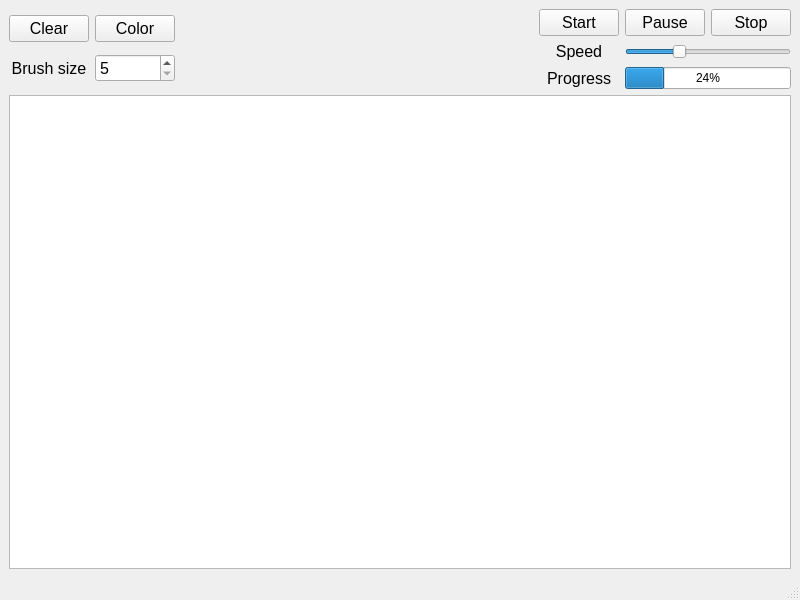
<?xml version="1.0" encoding="UTF-8"?>
<ui version="4.0">
 <class>MainWindow</class>
 <widget class="QMainWindow" name="MainWindow">
  <property name="geometry">
   <rect>
    <x>0</x>
    <y>0</y>
    <width>800</width>
    <height>600</height>
   </rect>
  </property>
  <property name="windowTitle">
   <string>MainWindow</string>
  </property>
  <widget class="QWidget" name="centralwidget">
   <layout class="QGridLayout" name="gridLayout_3">
    <item row="0" column="0">
     <layout class="QGridLayout" name="UpPanel">
      <item row="1" column="2">
       <layout class="QGridLayout" name="RecordPanel">
        <item row="0" column="0">
         <widget class="QPushButton" name="pushButton_Play_Recoding">
          <property name="font">
           <font>
            <pointsize>12</pointsize>
           </font>
          </property>
          <property name="text">
           <string>Start</string>
          </property>
         </widget>
        </item>
        <item row="0" column="1">
         <widget class="QPushButton" name="pushButton_Pause_Recoding">
          <property name="font">
           <font>
            <pointsize>12</pointsize>
           </font>
          </property>
          <property name="text">
           <string>Pause</string>
          </property>
         </widget>
        </item>
        <item row="0" column="2">
         <widget class="QPushButton" name="pushButton_Stop_Recoding">
          <property name="font">
           <font>
            <pointsize>12</pointsize>
           </font>
          </property>
          <property name="text">
           <string>Stop</string>
          </property>
         </widget>
        </item>
        <item row="1" column="0">
         <widget class="QLabel" name="label">
          <property name="font">
           <font>
            <pointsize>12</pointsize>
           </font>
          </property>
          <property name="text">
           <string>Speed</string>
          </property>
          <property name="alignment">
           <set>Qt::AlignCenter</set>
          </property>
         </widget>
        </item>
        <item row="2" column="0">
         <widget class="QLabel" name="label_2">
          <property name="font">
           <font>
            <pointsize>12</pointsize>
           </font>
          </property>
          <property name="text">
           <string>Progress</string>
          </property>
          <property name="alignment">
           <set>Qt::AlignCenter</set>
          </property>
         </widget>
        </item>
        <item row="1" column="1" colspan="2">
         <widget class="QSlider" name="horizontalSlider_Speed_Recoding">
          <property name="minimum">
           <number>1</number>
          </property>
          <property name="maximum">
           <number>30</number>
          </property>
          <property name="pageStep">
           <number>1</number>
          </property>
          <property name="value">
           <number>10</number>
          </property>
          <property name="tracking">
           <bool>true</bool>
          </property>
          <property name="orientation">
           <enum>Qt::Horizontal</enum>
          </property>
          <property name="tickPosition">
           <enum>QSlider::NoTicks</enum>
          </property>
         </widget>
        </item>
        <item row="2" column="1" colspan="2">
         <widget class="QProgressBar" name="progressBar_Recoding_Progress">
          <property name="value">
           <number>24</number>
          </property>
         </widget>
        </item>
       </layout>
      </item>
      <item row="1" column="0">
       <layout class="QGridLayout" name="gridLayout">
        <item row="1" column="5">
         <widget class="QLabel" name="label_3">
          <property name="font">
           <font>
            <pointsize>12</pointsize>
           </font>
          </property>
          <property name="text">
           <string>Brush size</string>
          </property>
          <property name="alignment">
           <set>Qt::AlignCenter</set>
          </property>
         </widget>
        </item>
        <item row="0" column="5">
         <widget class="QPushButton" name="pushButton_Clear">
          <property name="font">
           <font>
            <pointsize>12</pointsize>
           </font>
          </property>
          <property name="text">
           <string>Clear</string>
          </property>
         </widget>
        </item>
        <item row="0" column="6">
         <widget class="QPushButton" name="pushButton_SetColor">
          <property name="font">
           <font>
            <pointsize>12</pointsize>
           </font>
          </property>
          <property name="text">
           <string>Color</string>
          </property>
         </widget>
        </item>
        <item row="1" column="6">
         <widget class="QSpinBox" name="spinBox">
          <property name="font">
           <font>
            <pointsize>12</pointsize>
           </font>
          </property>
          <property name="minimum">
           <number>5</number>
          </property>
         </widget>
        </item>
       </layout>
      </item>
      <item row="1" column="1">
       <spacer name="horizontalSpacer">
        <property name="orientation">
         <enum>Qt::Horizontal</enum>
        </property>
        <property name="sizeHint" stdset="0">
         <size>
          <width>40</width>
          <height>20</height>
         </size>
        </property>
       </spacer>
      </item>
     </layout>
    </item>
    <item row="1" column="0">
     <layout class="QGridLayout" name="gridLayout_2">
      <item row="0" column="0">
       <widget class="QGraphicsView" name="graphicsView"/>
      </item>
     </layout>
    </item>
   </layout>
  </widget>
  <widget class="QMenuBar" name="menubar">
   <property name="geometry">
    <rect>
     <x>0</x>
     <y>0</y>
     <width>800</width>
     <height>21</height>
    </rect>
   </property>
  </widget>
  <widget class="QStatusBar" name="statusbar"/>
 </widget>
 <resources/>
 <connections/>
</ui>
